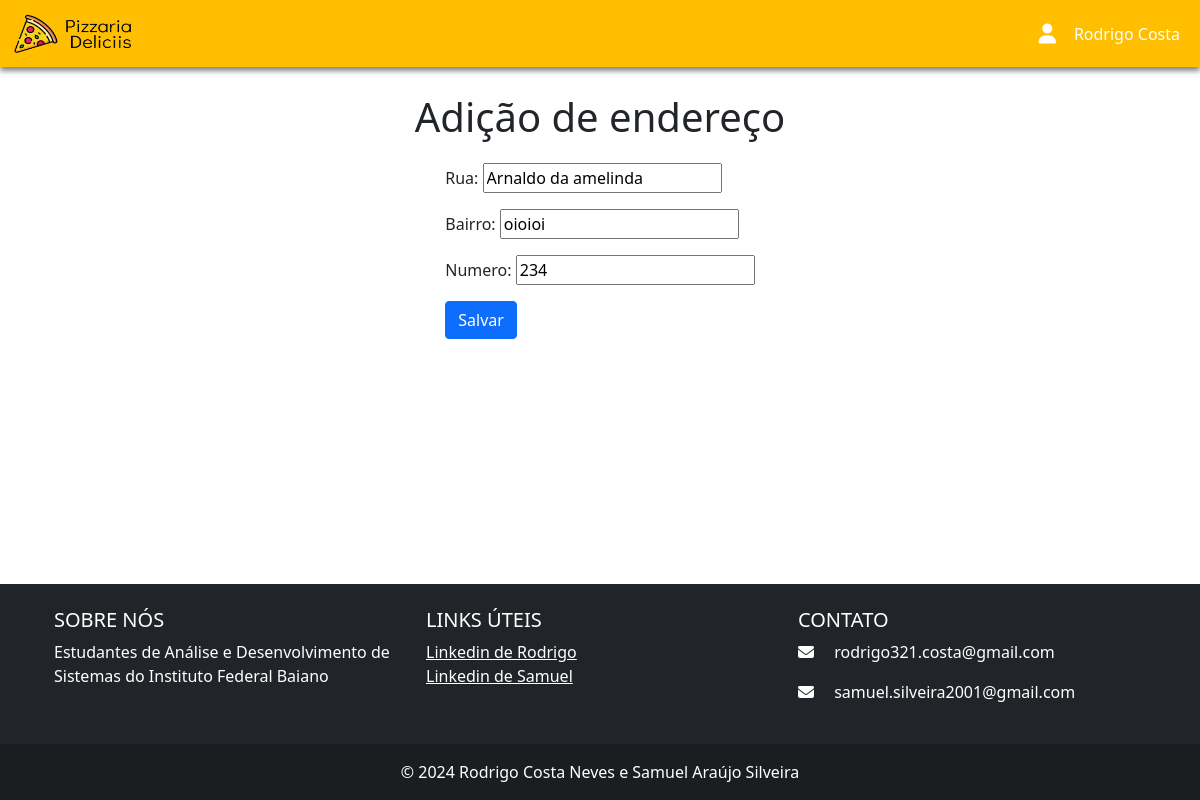
Page /endereco/ (signed in) on the committed database.
### usuario/models.py (models this page shows, shortened)
class CustomUser(AbstractUser):
    TIPO_CHOICES = (
        ('A', 'Administrador'),
        ('B', 'Usuário'),
    )
    nome = models.CharField(max_length=100, blank=True)
    cpf = models.CharField(max_length=14, blank=True, unique=True)
    telefone = models.CharField(max_length=20, blank=True, unique=True)
    tipo = models.CharField(max_length=1, choices=TIPO_CHOICES, default='B')

class Endereco(models.Model):
    usuario = models.OneToOneField(
        CustomUser,
        on_delete=models.CASCADE,
        primary_key=True,
    )
    rua = models.CharField(max_length=100)
    bairro =  models.CharField(max_length=80)
    numero = models.IntegerField()

### usuario/views.py (the view)
# urls.py: path('endereco/', views.endereco, name='endereco'),
def endereco(request):
    if request.user.is_authenticated:
        user = request.user
        if Endereco.objects.filter(usuario_id=user.id):
            endereco = Endereco.objects.get(usuario_id=user.id)
            form = EnderecoForm(instance=endereco)
            return render(request, 'editarEndereco.html', {'user':user, 'form':form})
        else:
            form = EnderecoForm()
            return render(request, 'editarEndereco.html', {'user':user, 'form':form})
    else:
        return render(request,"login.html",{'error':'Você não está logado.'})

### usuario/forms.py
class EnderecoForm(ModelForm):
    class Meta():
        model = Endereco
        fields = ['rua', 'bairro', 'numero']

### usuario/templates/editarEndereco.html (shortened to what this page needs)
{% load static %}
<!DOCTYPE html>
<html lang="en">
<head>
    <link href="https://cdn.jsdelivr.net/npm/bootstrap@5.0.2/dist/css/bootstrap.min.css" rel="stylesheet">
    <link rel="stylesheet" href="{%static 'css/editarEndereco.css' %}">
</head>
<body>
<nav class="navbar navbar-expand-lg" id="nav" style="background-color: #FFBF00">
    <div class="container-fluid">
        <a class="navbar-brand" href="{% url 'usernavpage' %}" style="color: white">
            <img src="{%static 'img/Pizzaria(1).png' %}" alt="" width="120" height="40" class="d-inline-block align-text-top">
        </a>
        <div class="collapse navbar-collapse" id="navbarNav">
            <ul class="navbar-nav ms-auto">
                <li class="nav-item d-flex align-items-center">
                    <i class="fa-solid fa-user fa-lg" style="color: white; margin-right: 10px;"></i>
                    <a class="nav-link active" aria-current="page" href="{% url 'usernavpage' %}" style="color: white">{{user.nome}}</a>
                </li>
            </ul>
        </div>
    </div>
</nav>
 <div clas="container" id="main" style="display: flex; flex-direction: column; justify-content: center; align-items: center">
    <p class="fs-1" style="margin-top: 20px;">Adição de endereço</p>
    <form action="{%url 'editarEndereco' %}" method="POST">
        {{form.as_p}}
        <button type="submit" class="btn btn-primary mb-3">Salvar</button>
    </form>
 </div>
 <footer class="bg-dark text-white text-center text-lg-start">
    <div class="container p-4">
        <div class="row">
            <div class="col-lg-4 col-md-6 mb-4 mb-md-0">
                <h5 class="text-uppercase">Sobre nós</h5>
                <p>
                    Estudantes de Análise e Desenvolvimento de Sistemas do Instituto Federal Baiano
                </p>
            </div>
            <div class="col-lg-4 col-md-6 mb-4 mb-md-0">
                <h5 class="text-uppercase">Links úteis</h5>
                <ul class="list-unstyled mb-0">
                    <li>
                        <a href="https://www.linkedin.com/in/rodrigo-costa-411038255/" target="_blank" class="text-white">Linkedin de Rodrigo</a>
                    </li>
                    <li>
                        <a href="https://www.linkedin.com/in/samuel-ara%C3%BAjo-silveira-b205711a4/" target="_blank" class="text-white">Linkedin de Samuel</a>
                    </li>
                </ul>
            </div>
            <div class="col-lg-4 col-md-12 mb-4 mb-md-0">
                <h5 class="text-uppercase">Contato</h5>
                <ul class="list-unstyled">
                    <li>
                        <p>
                          <i class="fas fa-envelope me-3"></i> rodrigo321.costa@gmail.com
                        </p>
                    </li>
                    <li>
                        <p>
                            <i class="fas fa-envelope me-3"></i> samuel.silveira2001@gmail.com
                        </p>
                    </li>
                </ul>
            </div>
        </div>
    </div>
    <div class="text-center p-3" style="background-color: rgba(0, 0, 0, 0.2);">
        © 2024 Rodrigo Costa Neves e Samuel Araújo Silveira
    </div>
</footer>
</body>
</html>

### usuario/static/css/editarEndereco.css (style rules this page uses)
html { height:100%; }
body { min-height:100%; margin:0; }
footer { height: 50px; background: PapayaWhip; }
body { display: table; width: 100%; }
body > footer { display: table-row; }
#nav { -webkit-box-shadow: 0px 4px 5px 0px rgba(0,0,0,0.47); -moz-box-shadow: 0px 4px 5px 0px rgba(0,0,0,0.47); box-shadow: 0px 4px 5px 0px rgba(0,0,0,0.47); }
#main { display: flex; flex-direction: column; justify-content: center; align-items: center; }

### rows in the picture
CustomUser: nome "Rodrigo Costa"
Endereco: rua "Arnaldo da amelinda", bairro "oioioi", numero "234"
